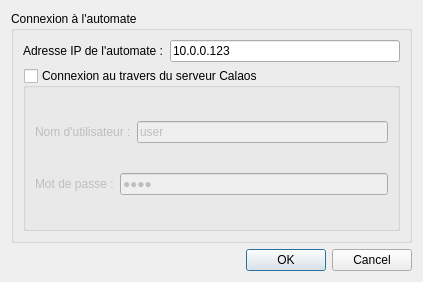
<?xml version="1.0" encoding="UTF-8"?>
<ui version="4.0">
 <class>DialogConnect</class>
 <widget class="QDialog" name="DialogConnect">
  <property name="geometry">
   <rect>
    <x>0</x>
    <y>0</y>
    <width>423</width>
    <height>282</height>
   </rect>
  </property>
  <property name="windowTitle">
   <string>Connexion à l'automate...</string>
  </property>
  <property name="windowIcon">
   <iconset resource="resources.qrc">
    <normaloff>:/img/user-invisible.png</normaloff>:/img/user-invisible.png</iconset>
  </property>
  <layout class="QVBoxLayout" name="verticalLayout">
   <item>
    <widget class="QGroupBox" name="groupBox">
     <property name="title">
      <string>Connexion à l'automate</string>
     </property>
     <layout class="QVBoxLayout" name="verticalLayout_2">
      <item>
       <layout class="QHBoxLayout" name="horizontalLayout">
        <item>
         <widget class="QLabel" name="label">
          <property name="sizePolicy">
           <sizepolicy hsizetype="Preferred" vsizetype="Fixed">
            <horstretch>0</horstretch>
            <verstretch>0</verstretch>
           </sizepolicy>
          </property>
          <property name="text">
           <string>Adresse IP de l'automate :</string>
          </property>
         </widget>
        </item>
        <item>
         <widget class="QLineEdit" name="lineEdit">
          <property name="text">
           <string>10.0.0.123</string>
          </property>
         </widget>
        </item>
       </layout>
      </item>
      <item>
       <widget class="QGroupBox" name="groupBox_2">
        <property name="sizePolicy">
         <sizepolicy hsizetype="Preferred" vsizetype="MinimumExpanding">
          <horstretch>0</horstretch>
          <verstretch>0</verstretch>
         </sizepolicy>
        </property>
        <property name="title">
         <string>Connexion au travers du serveur Calaos</string>
        </property>
        <property name="checkable">
         <bool>true</bool>
        </property>
        <property name="checked">
         <bool>false</bool>
        </property>
        <layout class="QVBoxLayout" name="verticalLayout_3">
         <item>
          <layout class="QHBoxLayout" name="horizontalLayout_2">
           <item>
            <widget class="QLabel" name="label_2">
             <property name="text">
              <string>Nom d'utilisateur :</string>
             </property>
            </widget>
           </item>
           <item>
            <widget class="QLineEdit" name="lineEdit_2">
             <property name="text">
              <string>user</string>
             </property>
            </widget>
           </item>
          </layout>
         </item>
         <item>
          <layout class="QHBoxLayout" name="horizontalLayout_3">
           <item>
            <widget class="QLabel" name="label_3">
             <property name="text">
              <string>Mot de passe :</string>
             </property>
            </widget>
           </item>
           <item>
            <widget class="QLineEdit" name="lineEdit_3">
             <property name="text">
              <string>pass</string>
             </property>
             <property name="echoMode">
              <enum>QLineEdit::PasswordEchoOnEdit</enum>
             </property>
            </widget>
           </item>
          </layout>
         </item>
        </layout>
       </widget>
      </item>
     </layout>
    </widget>
   </item>
   <item>
    <widget class="QDialogButtonBox" name="buttonBox">
     <property name="orientation">
      <enum>Qt::Horizontal</enum>
     </property>
     <property name="standardButtons">
      <set>QDialogButtonBox::Cancel|QDialogButtonBox::Ok</set>
     </property>
    </widget>
   </item>
  </layout>
 </widget>
 <resources>
  <include location="resources.qrc"/>
 </resources>
 <connections>
  <connection>
   <sender>buttonBox</sender>
   <signal>accepted()</signal>
   <receiver>DialogConnect</receiver>
   <slot>accept()</slot>
   <hints>
    <hint type="sourcelabel">
     <x>248</x>
     <y>254</y>
    </hint>
    <hint type="destinationlabel">
     <x>157</x>
     <y>274</y>
    </hint>
   </hints>
  </connection>
  <connection>
   <sender>buttonBox</sender>
   <signal>rejected()</signal>
   <receiver>DialogConnect</receiver>
   <slot>reject()</slot>
   <hints>
    <hint type="sourcelabel">
     <x>316</x>
     <y>260</y>
    </hint>
    <hint type="destinationlabel">
     <x>286</x>
     <y>274</y>
    </hint>
   </hints>
  </connection>
 </connections>
</ui>
